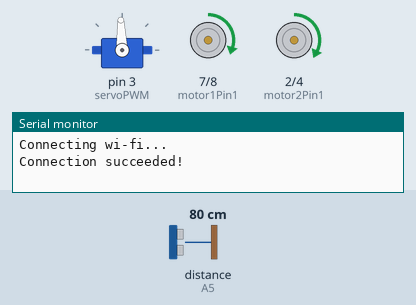
Simulated run of this sketch. Board: Arduino Uno, built with avr-gcc and run on an emulated ATmega328P. Parts: servo, motor-driver pin pairs drawn as motors (green arrow = first pin HIGH = forward, orange = second pin HIGH = backward, longer = more drive, scaled by the enable pin), the last lines printed to the serial monitor. The inputs (shaded band) are chosen by the test bench; at power-on: distance to the obstacle (sensor on A5) 80 cm. The echo pulse lasts 58.3 µs per cm; the modem accepts every AT command (registered, SIM ready, sends succeed) and sends nothing else.

Above: at 7.9 s.
8.0 s: distance to the obstacle (sensor on A5) set to 34 cm
9.5 s: distance to the obstacle (sensor on A5) set to 27 cm
At 10.7 s:
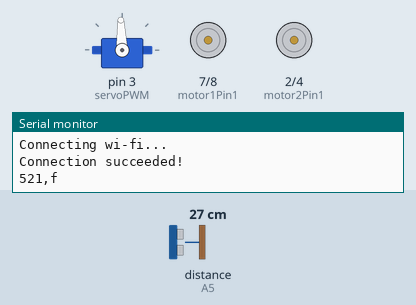
At 16.5 s:
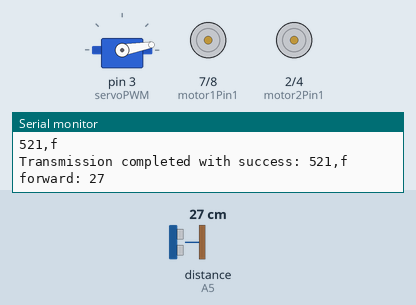
Timing chart, 0 to 17.4 s (numbered marks = the images above; inputs shaded):
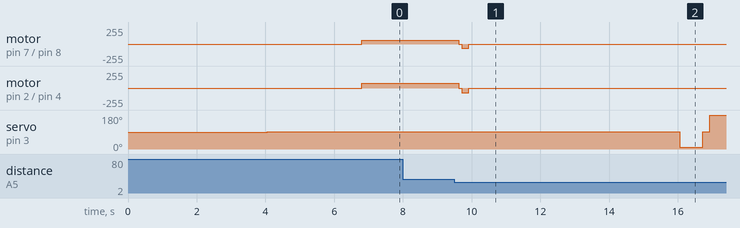

Measured:
- the behaviour switches between 31 and 30 cm on distance to the obstacle (sensor on A5) (found by bisection; images 0 and 1)
- after the input at 8.0 s, every drawn part: stays the same
- after the input at 9.5 s, motor on pin 7 (motor1Pin1) / pin 8 (motor1Pin2): forward 60/255 → stopped after 0.12 s, → backward 60/255 0.10 s later, → stopped 0.20 s later; motor on pin 2 (motor2Pin1) / pin 4 (motor2Pin2): forward 70/255 → stopped after 0.12 s, → backward 70/255 0.10 s later, → stopped 0.20 s later

The sketch:

RoverControl.ino
```cpp
#include <NewPing.h>
#include <Servo.h>
#include <SoftwareSerial.h>

#define wifiID "pritomn7"
#define wifiPass "temppassword1"
#define IP "192.168.0.100"
#define TRIG_PIN A4
#define ECHO_PIN A5
#define MAX_DISTANCE 200

NewPing sonar(TRIG_PIN, ECHO_PIN, MAX_DISTANCE);
SoftwareSerial esp(12,13); //RX = 12, TX = 13;
Servo myservo;

//define output pins
const int motor1PWM = 11;
const int motor1Pin1 = 7;
const int motor1Pin2 = 8;
const int motor2PWM = 5;
const int motor2Pin1 = 2;
const int motor2Pin2 = 4;
const int servoPWM = 3;
const int motorDelay = 200;
const int servoDelay = 1000;
const int minDist = 15;
//define motor speed
int motorSpeed = 60; //motor speed (PWM)
int adj = 10.5;

//define variables
boolean goesForward=false;
int distance = 100;
int totalDist = 0;
String dir = "f";

void setup() {
  // put your setup code here, to run once:

  //set pin modes
  pinMode(motor1PWM, OUTPUT);
  pinMode(motor2PWM, OUTPUT);
  pinMode(motor1Pin1, OUTPUT);
  pinMode(motor1Pin2, OUTPUT);
  pinMode(motor2Pin1, OUTPUT);
  pinMode(motor2Pin2, OUTPUT);
  pinMode(servoPWM, OUTPUT);

  myservo.attach(servoPWM);
  Serial.begin(9600);
  esp.begin(9600);

  //connect wifi router
  while(!connectWiFi());

  myservo.write(92);
  delay(2000);
  distance = readPing();
  delay(100);
  distance = readPing();
  delay(100);
  distance = readPing();
  delay(100);
  distance = readPing();
  delay(100);
  //Serial.println("initial Distance: "+distance);
}

void loop() {
  // put your main code here, to run repeatedly:
 totalDist += distance;
 int distanceF = 0;
 int distanceR = 0;
 int distanceL =  0;
 delay(40);
 //Serial.println(distance);
 if(distance<=30){
  moveStop();
  delay(100);
  moveBackward();
  //delay(300);
  moveStop();
  delay(200);
  Serial.print(totalDist);
  Serial.println(","+dir);
  sendData(); //sends data to the base station
  totalDist = 0; //reinitiating total distance
  dir = "f"; // reinitiating dir

  distanceF = lookForward();
  Serial.print("forward: ");
  Serial.println(distanceF);
  delay(200);

  distanceR = lookRight();
  Serial.print("Right: ");
  Serial.println(distanceR);
  delay(200);

  distanceL = lookLeft();
  Serial.print("left: ");
  Serial.println(distanceL);
  delay(200);

  if(distanceR > distanceF && distanceR >= distanceL){
    turnRight();
    moveStop();
    dir = "r";
    Serial.println("turned Right.");
  }
  else if(distanceL > distanceF && distanceL >= distanceR){
    turnLeft();
    moveStop();
    dir = "l";
    Serial.println("turned Left.");
  }
  else {
    dir = "f";
    Serial.println("forward");
  }
 }
 else moveForward();

 distance = readPing();

}


/*NECESSARY FUNCTIONS*/

//sets up connection with the internet via the wifimodule
boolean connectWiFi(){
  Serial.println("Connecting wi-fi...");
  String cmd ="AT+CWMODE=1";
  esp.println(cmd);
  delay(2000);
  esp.flush(); //clear buffer
  cmd="AT+CWJAP=\"";
  cmd+=wifiID;
  cmd+="\",\"";
  cmd+=wifiPass;
  cmd+="\"";
  esp.println(cmd);
  delay(2000);
  if(esp.find("OK")){
    Serial.println("Connection succeeded!");
    return true;
  }else{
    Serial.println("Connection failed!");
    return false;
  }
  Serial.println();
}

void sendData(){
  String cmd = "AT+CIPSTART=\"TCP\",\"";
  cmd += IP;
  cmd += "\",6789";
  esp.println(cmd);
  delay(2000);

  String data = String(totalDist);
  data += ",";
  data += dir;
  data += "\r\n";
  delay(1000);
  int strsize = data.length();
  esp.println("AT+CIPSEND=" + String(strsize));
  delay(2000);
  esp.print(data);
 // delay(2000);
  //Serial.println(cmd);
  if(esp.find("OK")){
   Serial.println("Transmission completed with success: "+data);
  }else{
    Serial.println("Transmission failed!");
  }
}

/*void sendDebug(String cmd){
  Serial.print("SEND: ");
  Serial.println(cmd);
  esp.println(cmd);
}*/

int readPing() {
  delay(70);
  int cm = sonar.ping_cm();
  if(cm==0)
  {
    cm = 250;
  }
  return cm;
}

int lookForward()
{
    myservo.write(92);
    delay(500);
    int distance = readPing();
    delay(100);
    return distance;
}

int lookRight()
{
    myservo.write(10);
    delay(500);
    int distance = readPing();
    delay(100);
    myservo.write(92);
    return distance;
}

int lookLeft()
{
    myservo.write(180);
    delay(500);
    int distance = readPing();
    delay(100);
    myservo.write(92);
    return distance;
    delay(100);
}

void moveForward(){
  digitalWrite(motor1Pin1, HIGH);
  digitalWrite(motor1Pin2, LOW);
  analogWrite(motor1PWM, motorSpeed);
  //delay(1000);
  digitalWrite(motor2Pin1, HIGH);
  digitalWrite(motor2Pin2, LOW);
  analogWrite(motor2PWM, motorSpeed+adj);
  delay(motorDelay);
}

void turnRight(){
 // Serial.println("inside turn right");
  digitalWrite(motor1Pin1, LOW);
  digitalWrite(motor1Pin2, HIGH);
  analogWrite(motor1PWM, motorSpeed);
 // delay(1000);
  digitalWrite(motor2Pin1, HIGH);
  digitalWrite(motor2Pin2, LOW);
  analogWrite(motor2PWM, motorSpeed+adj);
  delay(motorDelay);

}

void turnLeft(){
  //Serial.println("inside turn left");
  digitalWrite(motor1Pin1, HIGH);
  digitalWrite(motor1Pin2, LOW);
  analogWrite(motor1PWM, motorSpeed);
 // delay(1000);
  digitalWrite(motor2Pin1, LOW);
  digitalWrite(motor2Pin2, HIGH);
  analogWrite(motor2PWM, motorSpeed+adj);
  delay(motorDelay);
}

void moveStop(){
// digitalWrite(motor1PWM, 0);
  digitalWrite(motor1Pin1, LOW);
  digitalWrite(motor1Pin2, LOW);
 // delay(1000);
 // digitalWrite(motor2PWM, motorSpeed+adj);
  digitalWrite(motor2Pin1, LOW);
  digitalWrite(motor2Pin2, LOW);
  //delay(delay);
}

void moveBackward(){
  digitalWrite(motor1Pin1, LOW);
  digitalWrite(motor1Pin2, HIGH);
  analogWrite(motor1PWM, motorSpeed);
  //delay(1000);
  digitalWrite(motor2Pin1, LOW);
  digitalWrite(motor2Pin2, HIGH);
  analogWrite(motor2PWM, motorSpeed+adj);
  delay(motorDelay);
}
```
